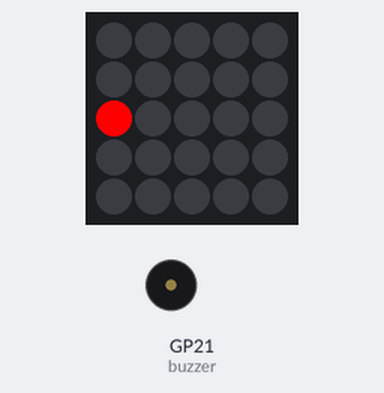
The program below on a simulated Raspberry Pi Pico running MicroPython. Parts: 5×5 RGB LED matrix, buzzer (waves = sounding). The 25 LEDs are laid out as on the BitDogLab board (LED 0 bottom right, every second row reversed). At 1.1 s the program stops and its outputs stay as they are.

Above: at 0.1 s.
At 0.5 s:
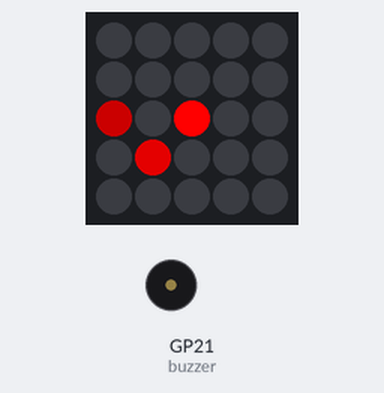
At 0.9 s:
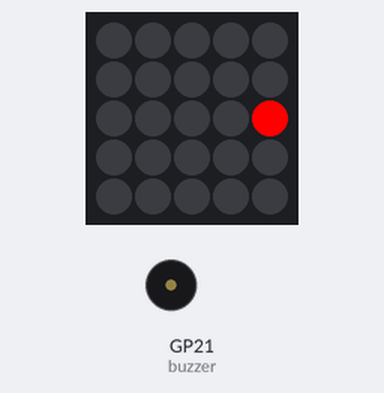
Timing chart, 0 to 2.6 s (numbered marks = the images above):
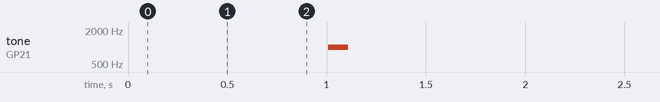

The program:

a_pra_direita_e_de_coma_para_baixo_todos_os_leds__funcionando.py
```python
from machine import PWM, Pin
import neopixel
import time

# Configuração do NeoPixel
NUM_LEDS = 25
np = neopixel.NeoPixel(Pin(7), NUM_LEDS)

# Configuração do Buzzer
buzzer = PWM(Pin(21))
buzzer_freq = 1000  # Frequência para o beep

def beep(duration=0.1):
    ''' Toca um beep com a duração especificada '''
    buzzer.freq(buzzer_freq)
    buzzer.duty_u16(5000)  # Intensidade média
    time.sleep(duration)
    buzzer.duty_u16(0)  # Desliga o buzzer

def dim_leds(led_sequence, current_index):
    # Define o fator de diminuição de intensidade baseado no índice atual do LED
    dim_factor = 255 // (len(led_sequence) - current_index)
    for idx, led in enumerate(led_sequence):
        if idx < current_index:
            r, g, b = np[led]
            r = max(r - dim_factor, 0)
            np[led] = (r, g, b)

def heartbeat_effect():
    # Limpa todos os LEDs
    for i in range(NUM_LEDS):
        np[i] = (0, 0, 0)
    np.write()

    # Sequência de LEDs para simular o pulso cardíaco
    sequence = [14, 6, 12, 21, 10]
    delay_time = 1 / len(sequence)

    for idx, led in enumerate(sequence):
        np[led] = (255, 0, 0)  # Acende o LED vermelho
        dim_leds(sequence, idx)  # Diminui o brilho dos LEDs na sequência
        np.write()
        time.sleep(delay_time)

    # Certifique-se de que todos os LEDs estão apagados ao final da animação
    for led in sequence:
        np[led] = (0, 0, 0)
    np.write()

    # Toca o beep no buzzer
    beep()

# Teste
heartbeat_effect()
```

Measured:
- by itself, tone on GP21 (buzzer): silent → 1000 Hz at 1.0 s, → silent 0.10 s later
